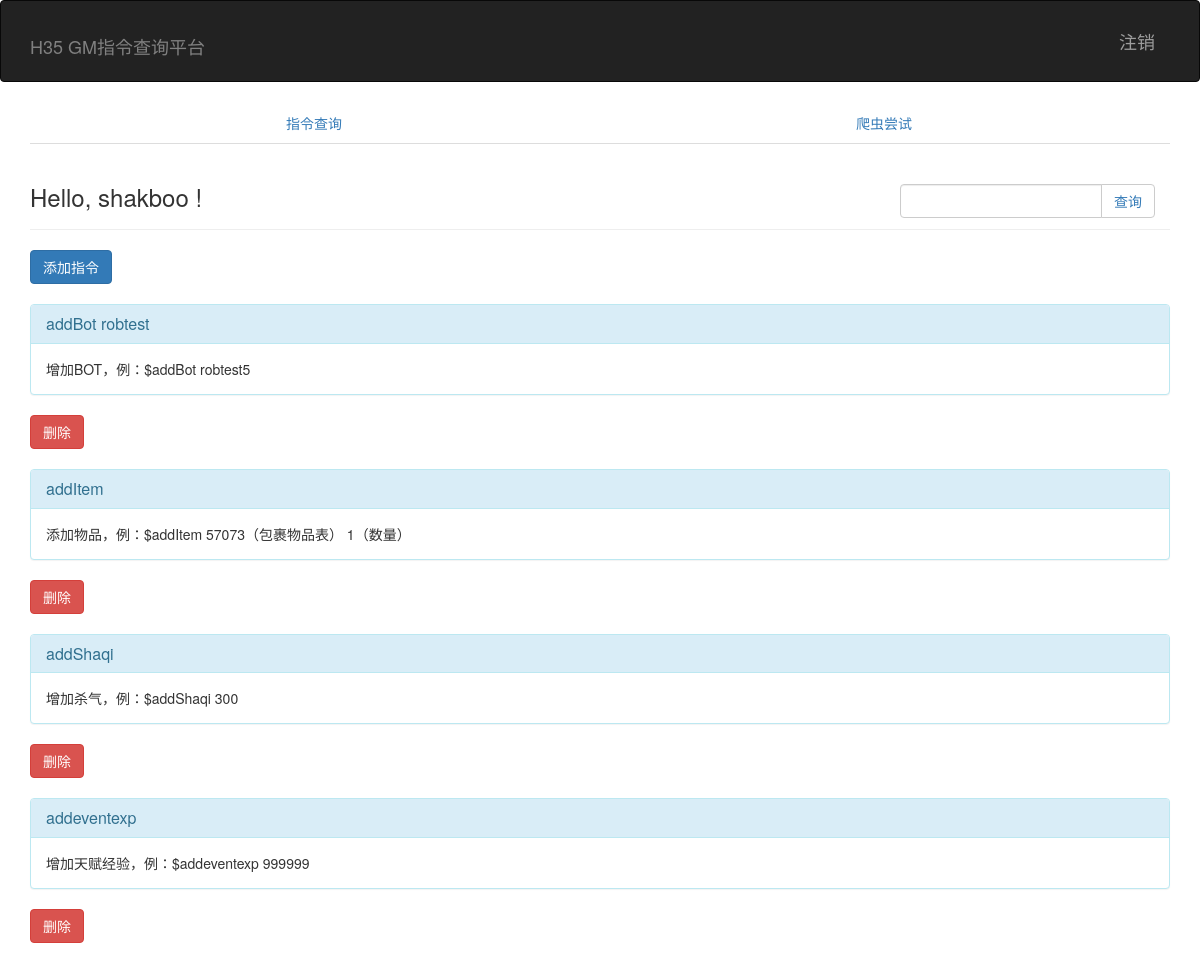
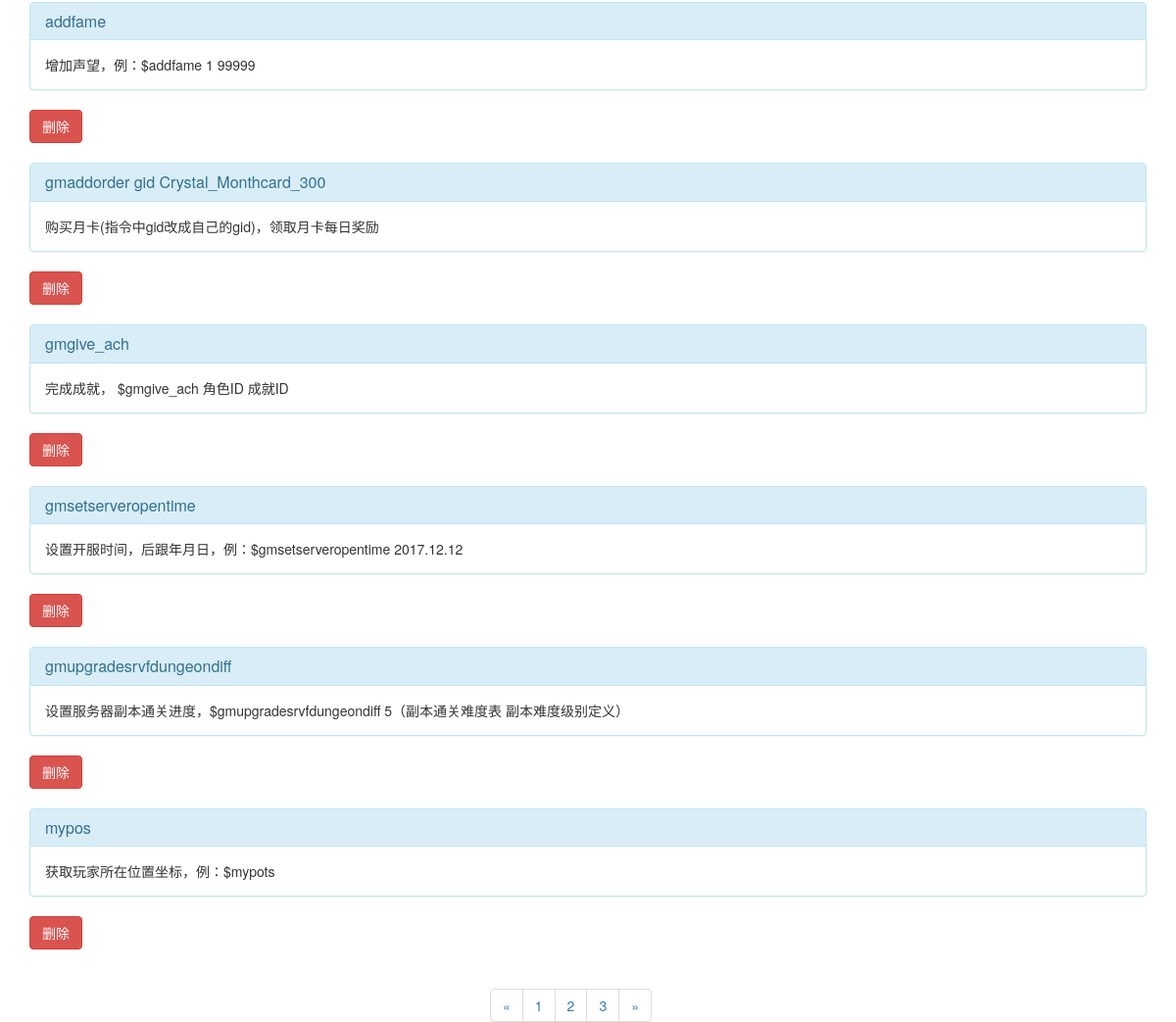
The page / (signed in) on the database its author committed (2 pictures, top to bottom).
### app/models.py (models this page shows, shortened)
class User(UserMixin, db.Model):
    __tablename__ = 'users'
    id = db.Column(db.Integer, primary_key = True)
    username = db.Column(db.String(64), unique=True, index=True)
    password_hash = db.Column(db.String(128))
    role_id = db.Column(db.Integer, db.ForeignKey('roles.id'))
    posts = db.relationship('Post', backref = 'author', lazy = 'dynamic')
    @property
    def password(self):
        raise AttributeError('password is not readable attribute')
    def is_shakboo(self):
        if self.username == "shakboo":
            return True
        return False
    def is_login(self):
        return True

class Post(db.Model):
    __tablename__ = 'posts'
    gm = db.Column(db.String(128), primary_key = True)
    info = db.Column(db.Text)
    timestamp = db.Column(db.DateTime, index=True, default = datetime.utcnow)
    author_id = db.Column(db.Integer, db.ForeignKey('users.id'))

### app/main/views.py (the view, shortened to what this page needs)
@main.route('/', methods = ['GET','POST'])
def index():
    try:
        if current_user.is_login():
            pass
    except:
            return redirect(url_for('auth.login'))
    form1 = PostForm()
    if request.method == 'POST':
        delete_gm = request.form['for_query']
        delete_gm_find = Post.query.filter_by(gm=delete_gm).first()
        db.session.delete(delete_gm_find)
        return redirect(url_for('.index'))
    page = request.args.get('page', 1, type=int)
    pagination = Post.query.order_by('gm').paginate(page,POSTS_PER_PAGE,False)
    posts = pagination.items
    return render_template('index.html', form=form1,posts = posts,pagination=pagination)

### app/main/forms.py
class PostForm(Form):
    gm = StringField('GM指令', validators=[Required(),Length(1,64)])
    info = TextAreaField('描述',validators = [Required()])
    submit1 = SubmitField('确认')

### app/models.py (called while the page is built)
@login_manager.user_loader
def load_user(user_id):
    return User.query.get(int(user_id))

### app/templates/index.html (shortened to what this page needs)
{% extends "base.html" %}
{% import "bootstrap/wtf.html" as wtf %}
{% block page_content %}
<div class="page-header">
    <div class="col-lg-3 pull-right col-sm-5 col-md-4 col-xs-6">
            <form class="input-group" method="post" action="{{ url_for('auth.query') }}">
                <input type="text" class="form-control" id="user-input" name="userInput">
                <span class="input-group-btn">
                    <button class="btn btn-default btn-query" type="submit"><a style="text-decoration:none"> 查询</a></button>
                </span>
            </form>
    </div>
    <h3>Hello,
        {% if current_user.is_authenticated %}
        {{ current_user.username }}
        {% else %}
        Stranger
        {% endif %}!
    </h3>
</div>
{% if current_user.is_shakboo() %}
<button class="btn btn-primary" data-toggle="modal" data-target="#addGM">添加指令</button>
<br>
{% endif %}
<br>
<div class="posts">
    {% for post in posts %}
    <form class="post" method="post" action="{{ url_for('main.index') }}">
        <div class="panel panel-info">
            <div class="panel-heading">
                <h3 class="panel-title gm-exist">{{ post.gm }}</h3>
            </div>
            <div class="panel-body info-exist">{{ post.info }}</div>
        </div>
        {% if current_user.is_shakboo() %}
            <button class="btn btn-danger btn-query" type="submit" name="delete"><a style="text-decoration:none"><font style="color:white"> 删除</font></a></button>
        {% endif %}
    </form>
        {% if current_user.is_shakboo() %}
            <br>
        {% endif %}
    {% endfor %}
</div>
<ul class="pagination center-block" style="width:200px">
    <li>
        <a href="{% if pagination.has_prev %}{{url_for('.index',page=pagination.page-1)}}{% else %}#{% endif %}" >«</a>
    </li>
        {% for p in pagination.iter_pages() %}
            <li>
            <a href="{{ url_for('.index',page=p)}}">{{p}}</a>
            </li>
        {% endfor %}
    <li>
        <a href="{%if pagination.has_next %}{{url_for('.index',page=pagination.page+1)}}{% else %}#{% endif %}" >»</a>
    </li>
</ul>
{% endblock %}

### rows shown on the page
User: username "shakboo"
Post: gm "addBot robtest", info "增加BOT，例：$addBot robtest5"
Post: gm "addItem", info "添加物品，例：$addItem 57073（包裹物品表） 1（数量）"
Post: gm "addShaqi", info "增加杀气，例：$addShaqi 300"
Post: gm "addeventexp", info "增加天赋经验，例：$addeventexp 999999"
Post: gm "addfame", info "增加声望，例：$addfame 1 99999"
Post: gm "gmaddorder gid Crystal_Monthcard_300", info "购买月卡(指令中gid改成自己的gid)，领取月卡每日奖励"
Post: gm "gmgive_ach", info "完成成就， $gmgive_ach 角色ID 成就ID"
Post: gm "gmsetserveropentime", info "设置开服时间，后跟年月日，例：$gmsetserveropentime 2017.12.12"
Post: gm "gmupgradesrvfdungeondiff", info "设置服务器副本通关进度，$gmupgradesrvfdungeondiff 5（副本通关难度表 副本难度级别定义）"
Post: gm "mypos", info "获取玩家所在位置坐标，例：$mypots"

### other values the page prints
{{ p }} "1" "2" "3"
